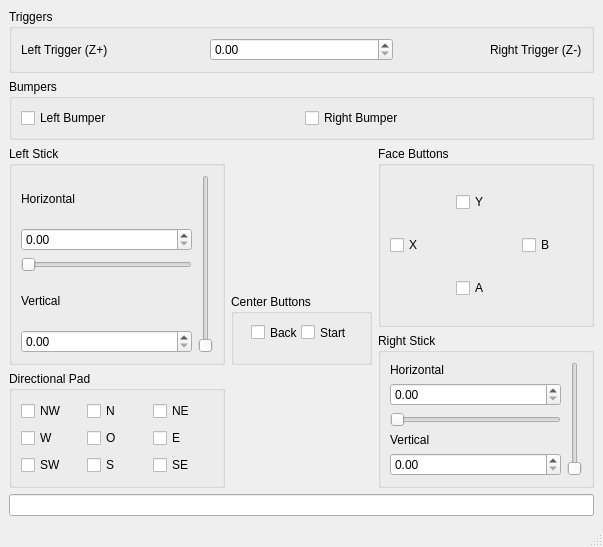
<?xml version="1.0" encoding="UTF-8"?>
<ui version="4.0">
 <class>MainWindow</class>
 <widget class="QMainWindow" name="MainWindow">
  <property name="geometry">
   <rect>
    <x>0</x>
    <y>0</y>
    <width>603</width>
    <height>547</height>
   </rect>
  </property>
  <property name="windowTitle">
   <string>MainWindow</string>
  </property>
  <widget class="QWidget" name="Main_widget">
   <layout class="QGridLayout" name="gridLayout_7">
    <item row="2" column="1">
     <spacer name="verticalSpacer">
      <property name="orientation">
       <enum>Qt::Vertical</enum>
      </property>
      <property name="sizeHint" stdset="0">
       <size>
        <width>118</width>
        <height>119</height>
       </size>
      </property>
     </spacer>
    </item>
    <item row="5" column="1">
     <spacer name="verticalSpacer_2">
      <property name="orientation">
       <enum>Qt::Vertical</enum>
      </property>
      <property name="sizeHint" stdset="0">
       <size>
        <width>138</width>
        <height>101</height>
       </size>
      </property>
     </spacer>
    </item>
    <item row="1" column="0" colspan="3">
     <widget class="QGroupBox" name="Bumpers">
      <property name="title">
       <string>Bumpers</string>
      </property>
      <layout class="QGridLayout" name="gridLayout">
       <item row="0" column="1">
        <widget class="QCheckBox" name="RB_radio">
         <property name="text">
          <string>Right Bumper</string>
         </property>
        </widget>
       </item>
       <item row="0" column="0">
        <widget class="QCheckBox" name="LB_radio">
         <property name="text">
          <string>Left Bumper</string>
         </property>
        </widget>
       </item>
      </layout>
     </widget>
    </item>
    <item row="2" column="0" rowspan="3">
     <widget class="QGroupBox" name="Left_stick">
      <property name="title">
       <string>Left Stick</string>
      </property>
      <layout class="QGridLayout" name="gridLayout_3">
       <item row="2" column="0">
        <widget class="QSlider" name="ls_hslider">
         <property name="orientation">
          <enum>Qt::Horizontal</enum>
         </property>
        </widget>
       </item>
       <item row="4" column="0">
        <widget class="QDoubleSpinBox" name="ls_vdsb"/>
       </item>
       <item row="3" column="0">
        <widget class="QLabel" name="ls_vlabel">
         <property name="text">
          <string>Vertical</string>
         </property>
        </widget>
       </item>
       <item row="1" column="0">
        <widget class="QDoubleSpinBox" name="ls_hdsb"/>
       </item>
       <item row="0" column="0">
        <widget class="QLabel" name="ls_hlabel">
         <property name="text">
          <string>Horizontal</string>
         </property>
        </widget>
       </item>
       <item row="0" column="1" rowspan="5">
        <widget class="QSlider" name="ls_vslider">
         <property name="orientation">
          <enum>Qt::Vertical</enum>
         </property>
        </widget>
       </item>
      </layout>
     </widget>
    </item>
    <item row="2" column="2" rowspan="2">
     <widget class="QGroupBox" name="Face_buttons">
      <property name="title">
       <string>Face Buttons</string>
      </property>
      <layout class="QGridLayout" name="gridLayout_5">
       <item row="1" column="0">
        <widget class="QCheckBox" name="x_radio">
         <property name="text">
          <string>X</string>
         </property>
        </widget>
       </item>
       <item row="2" column="1" colspan="2">
        <widget class="QCheckBox" name="a_radio">
         <property name="text">
          <string>A</string>
         </property>
        </widget>
       </item>
       <item row="1" column="2">
        <widget class="QCheckBox" name="b_radio">
         <property name="text">
          <string>B</string>
         </property>
        </widget>
       </item>
       <item row="0" column="1">
        <widget class="QCheckBox" name="y_radio">
         <property name="text">
          <string>Y</string>
         </property>
        </widget>
       </item>
      </layout>
     </widget>
    </item>
    <item row="0" column="0" colspan="3">
     <widget class="QGroupBox" name="Triggers">
      <property name="title">
       <string>Triggers</string>
      </property>
      <layout class="QGridLayout" name="gridLayout_2">
       <item row="0" column="1">
        <widget class="QDoubleSpinBox" name="trig_dsb"/>
       </item>
       <item row="0" column="2" alignment="Qt::AlignRight">
        <widget class="QLabel" name="rtrig_label">
         <property name="text">
          <string>Right Trigger (Z-)</string>
         </property>
        </widget>
       </item>
       <item row="0" column="0">
        <widget class="QLabel" name="ltrig_label">
         <property name="text">
          <string>Left Trigger (Z+)</string>
         </property>
        </widget>
       </item>
      </layout>
     </widget>
    </item>
    <item row="3" column="1" rowspan="2">
     <widget class="QGroupBox" name="Center_Buttons">
      <property name="minimumSize">
       <size>
        <width>141</width>
        <height>71</height>
       </size>
      </property>
      <property name="title">
       <string>Center Buttons</string>
      </property>
      <widget class="QCheckBox" name="back_radio">
       <property name="geometry">
        <rect>
         <x>20</x>
         <y>30</y>
         <width>82</width>
         <height>17</height>
        </rect>
       </property>
       <property name="text">
        <string>Back</string>
       </property>
      </widget>
      <widget class="QCheckBox" name="start_radio">
       <property name="geometry">
        <rect>
         <x>70</x>
         <y>30</y>
         <width>51</width>
         <height>17</height>
        </rect>
       </property>
       <property name="text">
        <string>Start</string>
       </property>
      </widget>
     </widget>
    </item>
    <item row="4" column="2" rowspan="2">
     <widget class="QGroupBox" name="Right_stick">
      <property name="title">
       <string>Right Stick</string>
      </property>
      <layout class="QGridLayout" name="gridLayout_4">
       <item row="0" column="0">
        <widget class="QLabel" name="rs_hlabel">
         <property name="text">
          <string>Horizontal</string>
         </property>
        </widget>
       </item>
       <item row="2" column="0">
        <widget class="QSlider" name="rs_hslider">
         <property name="orientation">
          <enum>Qt::Horizontal</enum>
         </property>
        </widget>
       </item>
       <item row="1" column="0">
        <widget class="QDoubleSpinBox" name="rs_hdsb"/>
       </item>
       <item row="3" column="0">
        <widget class="QLabel" name="rs_vlabel">
         <property name="text">
          <string>Vertical</string>
         </property>
        </widget>
       </item>
       <item row="4" column="0">
        <widget class="QDoubleSpinBox" name="rs_vdsb"/>
       </item>
       <item row="0" column="1" rowspan="5">
        <widget class="QSlider" name="rs_vslider">
         <property name="orientation">
          <enum>Qt::Vertical</enum>
         </property>
        </widget>
       </item>
      </layout>
     </widget>
    </item>
    <item row="5" column="0">
     <widget class="QGroupBox" name="Dpad">
      <property name="title">
       <string>Directional Pad</string>
      </property>
      <layout class="QGridLayout" name="gridLayout_6">
       <item row="1" column="2">
        <widget class="QCheckBox" name="east">
         <property name="text">
          <string>E</string>
         </property>
        </widget>
       </item>
       <item row="0" column="2">
        <widget class="QCheckBox" name="northeast">
         <property name="text">
          <string>NE</string>
         </property>
        </widget>
       </item>
       <item row="0" column="1">
        <widget class="QCheckBox" name="north">
         <property name="text">
          <string>N</string>
         </property>
        </widget>
       </item>
       <item row="0" column="0">
        <widget class="QCheckBox" name="northwest">
         <property name="text">
          <string>NW</string>
         </property>
        </widget>
       </item>
       <item row="1" column="0">
        <widget class="QCheckBox" name="west">
         <property name="text">
          <string>W</string>
         </property>
        </widget>
       </item>
       <item row="2" column="0">
        <widget class="QCheckBox" name="southwest">
         <property name="text">
          <string>SW</string>
         </property>
        </widget>
       </item>
       <item row="2" column="1">
        <widget class="QCheckBox" name="south">
         <property name="text">
          <string>S</string>
         </property>
        </widget>
       </item>
       <item row="2" column="2">
        <widget class="QCheckBox" name="southeast">
         <property name="text">
          <string>SE</string>
         </property>
        </widget>
       </item>
       <item row="1" column="1">
        <widget class="QCheckBox" name="origin">
         <property name="text">
          <string>O</string>
         </property>
        </widget>
       </item>
      </layout>
     </widget>
    </item>
    <item row="6" column="0" colspan="3">
     <widget class="QLineEdit" name="control_name_field"/>
    </item>
   </layout>
  </widget>
  <widget class="QMenuBar" name="menubar">
   <property name="geometry">
    <rect>
     <x>0</x>
     <y>0</y>
     <width>603</width>
     <height>21</height>
    </rect>
   </property>
  </widget>
  <widget class="QStatusBar" name="statusbar"/>
 </widget>
 <resources/>
 <connections/>
</ui>
